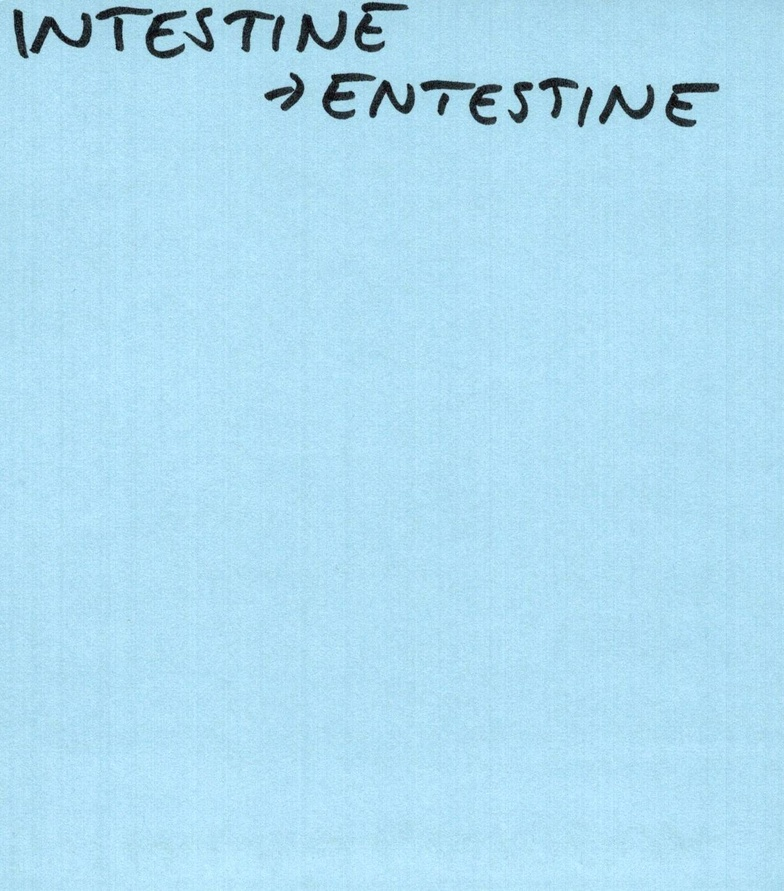
#> input picture data/dom_project/blue_cards/100950.jpg, 784 x 891 px, shrunk from 1230 x 1398 before the run
$ python -i image_preprocessing.py   (imports and definitions only)
#> lines starting #> are read from the running program, lines starting #| are printed output that depends on the picture
#> further down, picture is the input picture: shape (891, 784, 3); mean B, G, R 241.6, 220.5, 174.3
# coding: utf-8

### TRANSFORM ORIGINAL DATA IN EMNIST FORMAT ###

# Setup
import numpy as np
import cv2
from PIL import Image, ImageEnhance
import pandas as pd
import matplotlib.pyplot as pyplot

# Define path to OcciGen
general_path = '/path/to/OcciGen/'

# Load image location and names
# [1 line that did not run here, left out]
# Get names of original images
# [1 line that did not run here, left out]
# Get number of original images
# [1 line that did not run here, left out]
# Get names to save image
# [1 line that did not run here, left out]

# Explore images
# [2 lines not run here, left out]

# Define functions for image enhancement: Brightness, Contrast and Sharpness

def increase_brightness(img, value=20):
#> called with value = 20
    hsv = cv2.cvtColor(img, cv2.COLOR_BGR2HSV)
#> hsv: shape (891, 784, 3); mean H, S, V 99.4, 71.3, 241.6
    h, s, v = cv2.split(hsv)
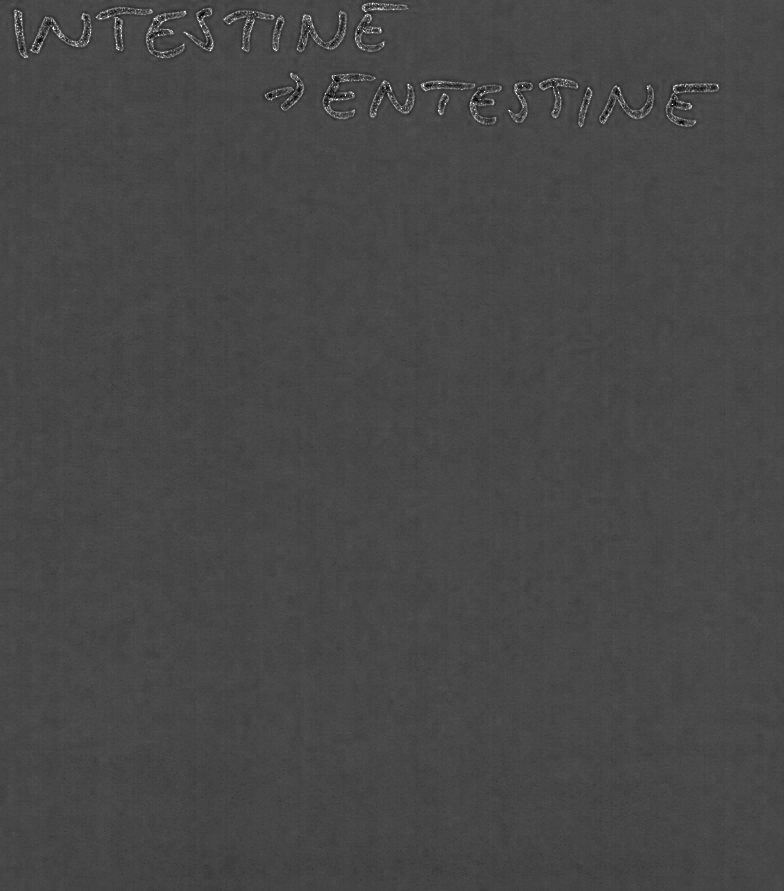
#> s: shape (891, 784); min 0, max 255, mean 71.3
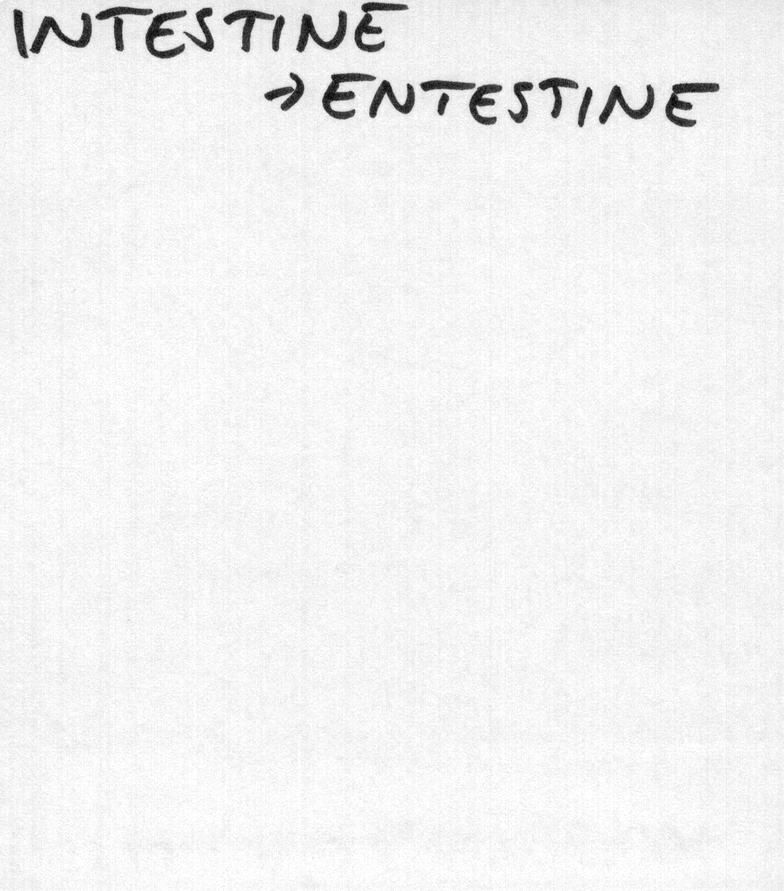
#> v: shape (891, 784); min 2, max 255, mean 241.6

    lim = 255 - value
    v[v > lim] = 255
    v[v <= lim] += value
#> v: shape (891, 784); min 22, max 255, mean 251.5

    final_hsv = cv2.merge((h, s, v))
#> final_hsv: shape (891, 784, 3); mean H, S, V 99.4, 71.3, 251.5
    img = cv2.cvtColor(final_hsv, cv2.COLOR_HSV2BGR)

    # Return enhanced image
    return img

def contraAndSharp(img):
    #Contrast factor
    contrFactor = 5  # 1 = do nothing. We increase contrast

    # Sharpness factor
    SharpFactor = 5  # 1 = do nothing. We increase sharpness

    # Apply factors
    enhancerContrast = ImageEnhance.Contrast(img)
    imageContrast = enhancerContrast.enhance(contrFactor)

    enhancerSharpness = ImageEnhance.Sharpness(imageContrast)
    imageSharp = enhancerSharpness.enhance(SharpFactor)

    # Return enhanced image
    return imageSharp

# Define output directory
output_dir = '/your/output/directory/'

# Perform pre-processing
# [36 lines not run here, left out]

>>> import cv2
>>> picture = cv2.imread('../data/dom_project/blue_cards/100950.jpg')
>>> result = increase_brightness(picture)

$ run again, on data/dom_project/blue_cards/116430.jpg
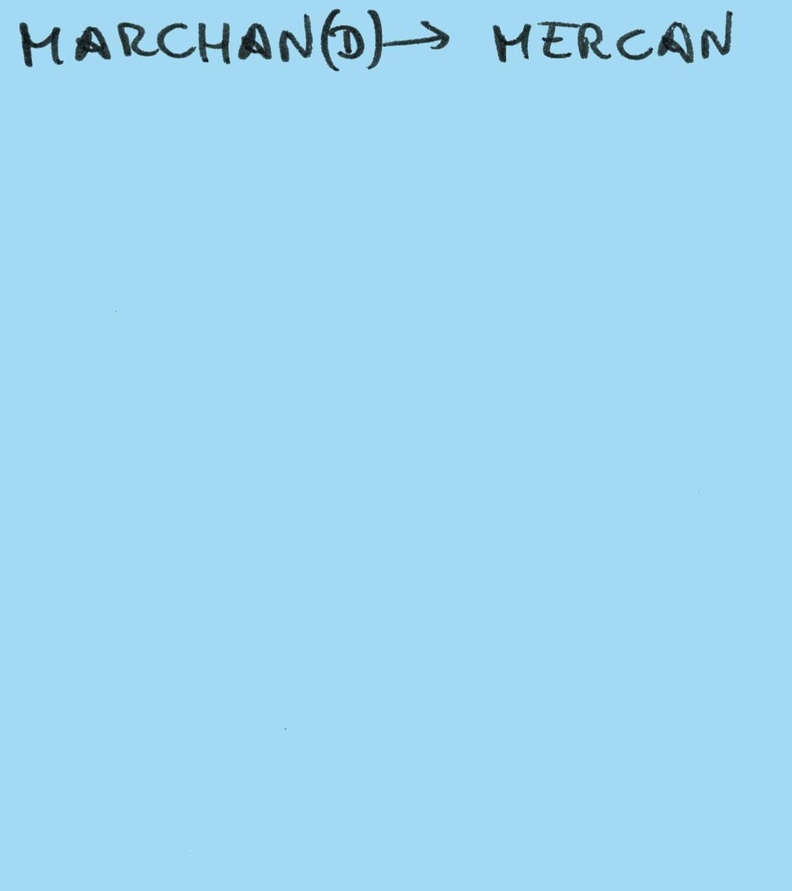
#> input picture data/dom_project/blue_cards/116430.jpg, 792 x 891 px, shrunk from 1233 x 1386 before the run
#> picture is the input picture: shape (891, 792, 3); mean B, G, R 242.5, 214.9, 161.4
#> hsv: shape (891, 792, 3); mean H, S, V 99.9, 85.1, 242.5
#> in increase_brightness, `h, s, v = cv2.split(hsv)`:
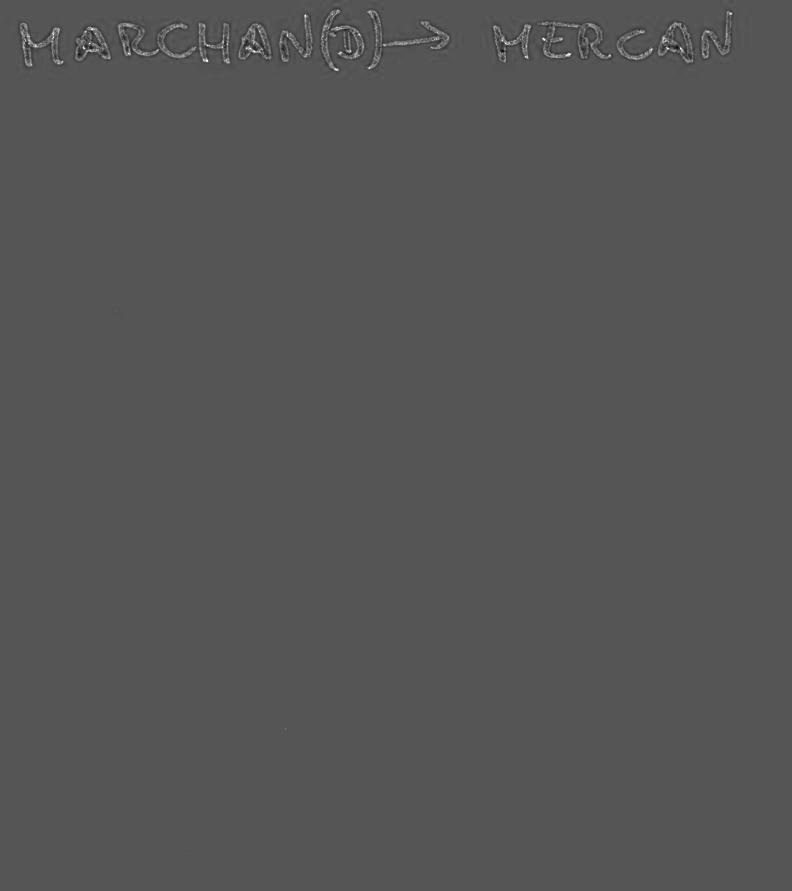
#> s: shape (891, 792); min 0, max 255, mean 85.1
#> in increase_brightness, `h, s, v = cv2.split(hsv)`:
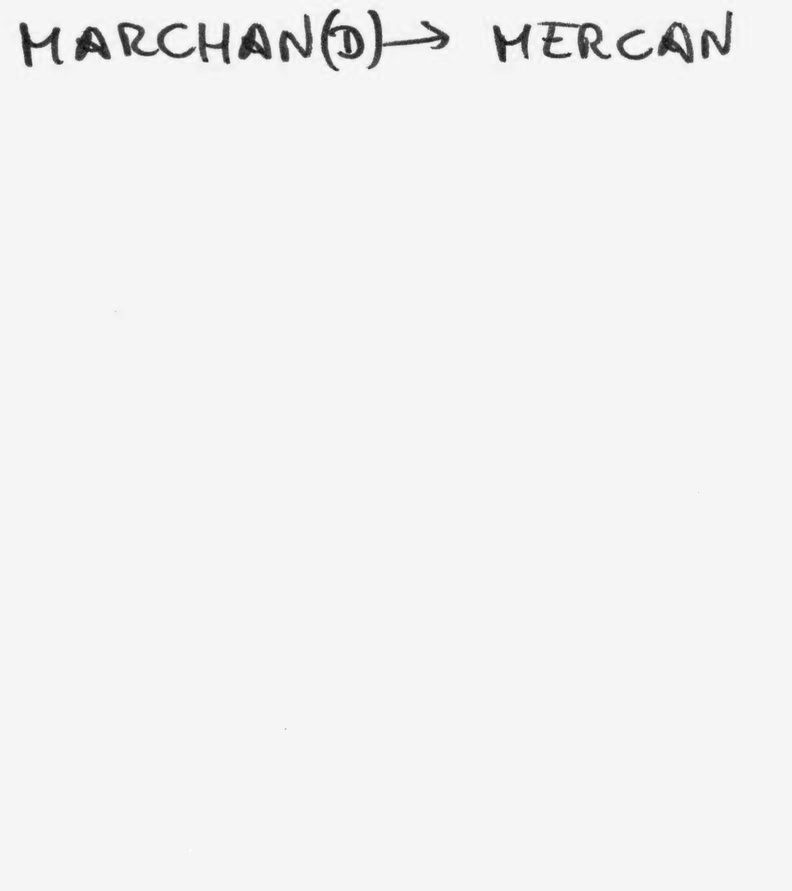
#> v: shape (891, 792); min 11, max 255, mean 242.5
#> final_hsv: shape (891, 792, 3); mean H, S, V 99.9, 85.1, 252.7
